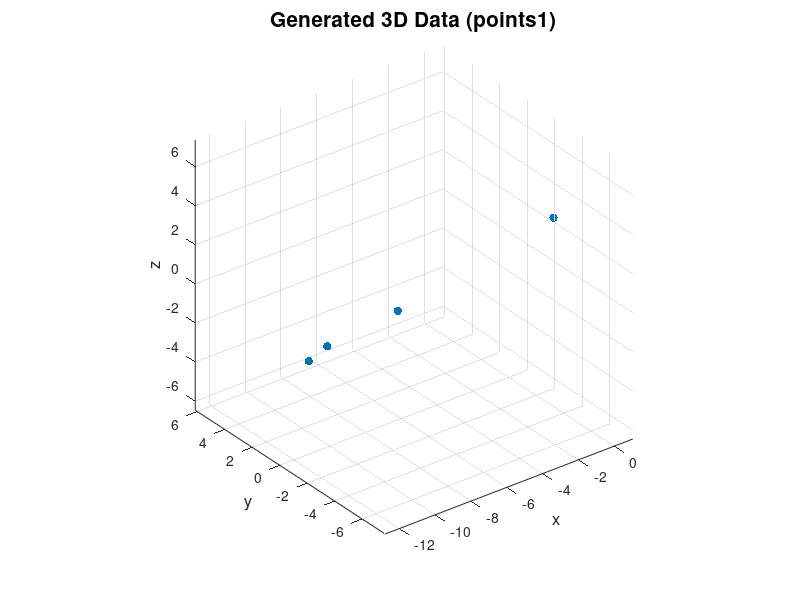
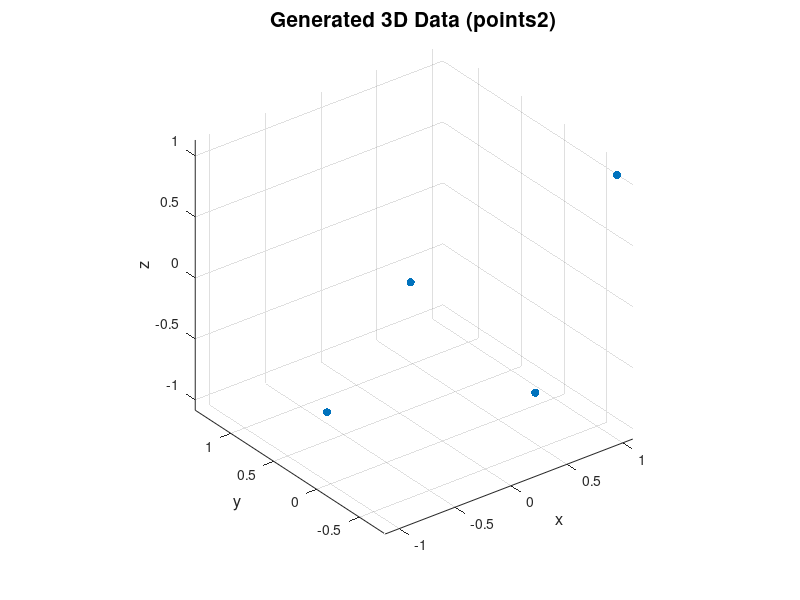

Here is the MATLAB script that generated these plots, in order:
clc; clear variables; close all; format long g

% Number of points
num_points = 4;

% Generate data
x = randn(1, num_points) * 7;
y = x * 0.1 + randn(1, num_points);
z = x * 0.05 + randn(1, num_points);

% Combining 3D data into points
points1 = [x; y; z];

x = randn(1, num_points);
y = randn(1, num_points);
z = randn(1, num_points);

points2 =  [x; y; z];

% Computing the covariance matrix
covMatrix1 = cov(points1);
covMatrix2 = cov(points2);

% Computing the correlation matrix
corrMatrix1 = corr(points1);
corrMatrix2 = corr(points2);

% Displaying covariance and correlation matrices
disp('Covariance Matrix (points1):');
disp(covMatrix1);
disp('Covariance Matrix (points2):');
disp(covMatrix2);

disp('Correlation Matrix (points1):');
disp(corrMatrix1);
disp('Correlation Matrix (points2):');
disp(corrMatrix2);

% Compute eigenvalues and eigenvectors for the first dataset
[eigenvectors1, eigenvalues1] = eig(covMatrix1);

% Compute eigenvalues and eigenvectors for the second dataset
[eigenvectors2, eigenvalues2] = eig(covMatrix2);

% Display eigenvalues and eigenvectors
disp('Eigenvalues (points1):');
disp(diag(eigenvalues1));
disp('Eigenvectors (points1):');
disp(eigenvectors1);

disp('Eigenvalues (points2):');
disp(diag(eigenvalues2));
disp('Eigenvectors (points2):');
disp(eigenvectors2);

% Plot the original data
figure(1)
scatter3(points1(1, :), points1(2, :), points1(3, :), 'filled');
hold on;
title('Generated 3D Data (points1)', 'FontSize', 15);
xlabel('x', 'FontSize', 12);
ylabel('y', 'FontSize', 12);
zlabel('z', 'FontSize', 12);
grid on;
axis equal;
hold off;

% Plot the original data
figure(2)
scatter3(points2(1, :), points2(2, :), points2(3, :), 'filled');
hold on;
title('Generated 3D Data (points2)', 'FontSize', 15);
xlabel('x', 'FontSize', 12);
ylabel('y', 'FontSize', 12);
zlabel('z', 'FontSize', 12);
grid on;
axis equal;
